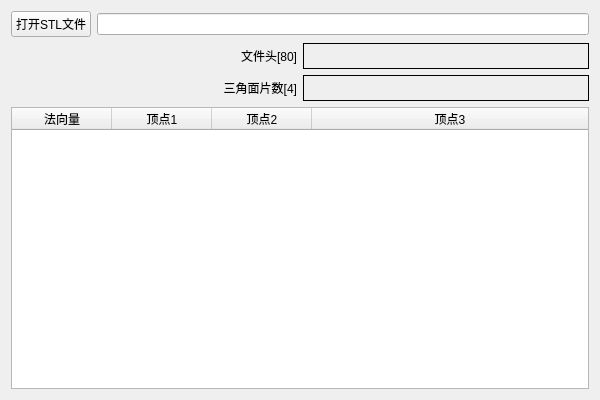
<?xml version="1.0" encoding="UTF-8"?>
<ui version="4.0">
 <class>STL_readClass</class>
 <widget class="QWidget" name="STL_readClass">
  <property name="geometry">
   <rect>
    <x>0</x>
    <y>0</y>
    <width>600</width>
    <height>400</height>
   </rect>
  </property>
  <property name="windowTitle">
   <string>读取STL二进制文件</string>
  </property>
  <layout class="QHBoxLayout" name="horizontalLayout_2">
   <item>
    <layout class="QVBoxLayout" name="verticalLayout">
     <item>
      <layout class="QHBoxLayout" name="horizontalLayout">
       <item>
        <widget class="QPushButton" name="openBtn">
         <property name="text">
          <string>打开STL文件</string>
         </property>
        </widget>
       </item>
       <item>
        <widget class="QLineEdit" name="pathEdit">
         <property name="readOnly">
          <bool>true</bool>
         </property>
        </widget>
       </item>
      </layout>
     </item>
     <item>
      <layout class="QGridLayout" name="gridLayout">
       <item row="0" column="1">
        <widget class="QLabel" name="headerLabel">
         <property name="frameShape">
          <enum>QFrame::Box</enum>
         </property>
         <property name="text">
          <string/>
         </property>
        </widget>
       </item>
       <item row="0" column="0">
        <widget class="QLabel" name="label">
         <property name="minimumSize">
          <size>
           <width>0</width>
           <height>26</height>
          </size>
         </property>
         <property name="text">
          <string>文件头[80]</string>
         </property>
         <property name="alignment">
          <set>Qt::AlignRight|Qt::AlignTrailing|Qt::AlignVCenter</set>
         </property>
        </widget>
       </item>
       <item row="1" column="0">
        <widget class="QLabel" name="label_3">
         <property name="minimumSize">
          <size>
           <width>0</width>
           <height>26</height>
          </size>
         </property>
         <property name="text">
          <string>三角面片数[4]</string>
         </property>
         <property name="alignment">
          <set>Qt::AlignRight|Qt::AlignTrailing|Qt::AlignVCenter</set>
         </property>
        </widget>
       </item>
       <item row="1" column="1">
        <widget class="QLabel" name="numberLabel">
         <property name="frameShape">
          <enum>QFrame::Box</enum>
         </property>
         <property name="text">
          <string/>
         </property>
        </widget>
       </item>
      </layout>
     </item>
     <item>
      <widget class="QTableWidget" name="itemList">
       <property name="editTriggers">
        <set>QAbstractItemView::NoEditTriggers</set>
       </property>
       <property name="alternatingRowColors">
        <bool>true</bool>
       </property>
       <property name="horizontalScrollMode">
        <enum>QAbstractItemView::ScrollPerPixel</enum>
       </property>
       <property name="wordWrap">
        <bool>false</bool>
       </property>
       <property name="cornerButtonEnabled">
        <bool>false</bool>
       </property>
       <attribute name="horizontalHeaderCascadingSectionResizes">
        <bool>true</bool>
       </attribute>
       <attribute name="horizontalHeaderStretchLastSection">
        <bool>true</bool>
       </attribute>
       <column>
        <property name="text">
         <string>法向量</string>
        </property>
       </column>
       <column>
        <property name="text">
         <string>顶点1</string>
        </property>
       </column>
       <column>
        <property name="text">
         <string>顶点2</string>
        </property>
       </column>
       <column>
        <property name="text">
         <string>顶点3</string>
        </property>
       </column>
      </widget>
     </item>
    </layout>
   </item>
  </layout>
 </widget>
 <layoutdefault spacing="6" margin="11"/>
 <resources/>
 <connections/>
</ui>
